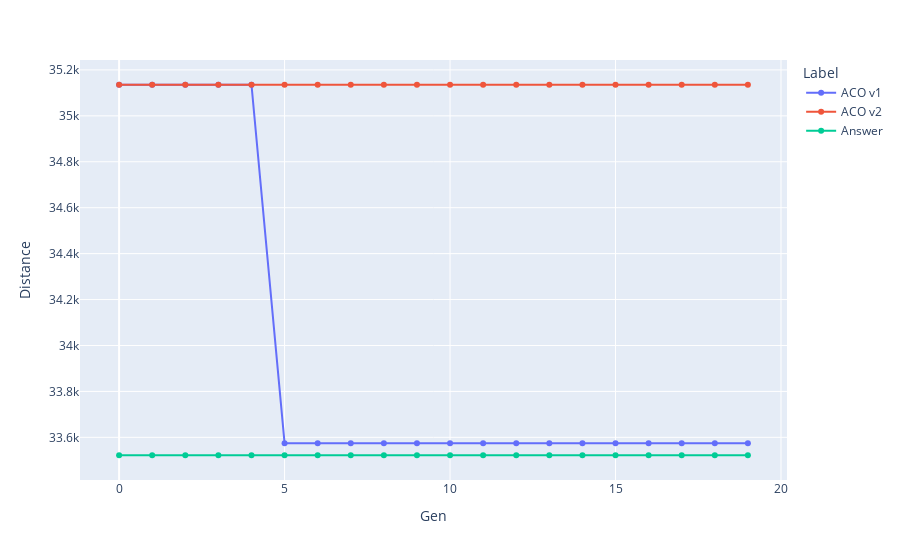

The cell this chart's notebook holds for it:
### Markdown cell above
# att48

### Code cell
to_frame_df_att48_v1 = df_att48_v1.groupby('Gen').Distance.min().to_frame()
to_frame_df_att48_v1['Label'] = 'ACO v1'
to_frame_df_att48_v2 = df_att48_v2.groupby('Gen').Distance.min().to_frame()
to_frame_df_att48_v2['Label'] = 'ACO v2'
answer_df_att48 = pd.DataFrame({'Gen': range(0, 20), 'Distance': 33522, 'Label': 'Answer'}).set_index('Gen')
concat_df_att48 = pd.concat([to_frame_df_att48_v1, to_frame_df_att48_v2, answer_df_att48])
fig = px.line(concat_df_att48, x=concat_df_att48.index, y='Distance', color='Label', markers=True)
fig.show()

### Figure 1 — Plotly figure (JSON) as saved in the notebook; plotly's stock layout.template omitted (floating-point values rounded to 4 significant figures)
{"data": [{"hovertemplate": "Label=ACO v1<br>Gen=%{x}<br>Distance=%{y}<extra></extra>", "legendgroup": "ACO v1", "line": {"color": "#636efa", "dash": "solid"}, "marker": {"symbol": "circle"}, "mode": "lines+markers", "name": "ACO v1", "orientation": "v", "showlegend": true, "type": "scatter", "x": [0, 1, 2, 3, 4, 5, 6, 7, 8, 9, 10, 11, 12, 13, 14, 15, 16, 17, 18, 19], "xaxis": "x", "y": [35140.0, 35140.0, 35140.0, 35140.0, 35140.0, 33570.0, 33570.0, 33570.0, 33570.0, 33570.0, 33570.0, 33570.0, 33570.0, 33570.0, 33570.0, 33570.0, 33570.0, 33570.0, 33570.0, 33570.0], "yaxis": "y"}, {"hovertemplate": "Label=ACO v2<br>Gen=%{x}<br>Distance=%{y}<extra></extra>", "legendgroup": "ACO v2", "line": {"color": "#EF553B", "dash": "solid"}, "marker": {"symbol": "circle"}, "mode": "lines+markers", "name": "ACO v2", "orientation": "v", "showlegend": true, "type": "scatter", "x": [0, 1, 2, 3, 4, 5, 6, 7, 8, 9, 10, 11, 12, 13, 14, 15, 16, 17, 18, 19], "xaxis": "x", "y": [35140.0, 35140.0, 35140.0, 35140.0, 35140.0, 35140.0, 35140.0, 35140.0, 35140.0, 35140.0, 35140.0, 35140.0, 35140.0, 35140.0, 35140.0, 35140.0, 35140.0, 35140.0, 35140.0, 35140.0], "yaxis": "y"}, {"hovertemplate": "Label=Answer<br>Gen=%{x}<br>Distance=%{y}<extra></extra>", "legendgroup": "Answer", "line": {"color": "#00cc96", "dash": "solid"}, "marker": {"symbol": "circle"}, "mode": "lines+markers", "name": "Answer", "orientation": "v", "showlegend": true, "type": "scatter", "x": [0, 1, 2, 3, 4, 5, 6, 7, 8, 9, 10, 11, 12, 13, 14, 15, 16, 17, 18, 19], "xaxis": "x", "y": [33522, 33522, 33522, 33522, 33522, 33522, 33522, 33522, 33522, 33522, 33522, 33522, 33522, 33522, 33522, 33522, 33522, 33522, 33522, 33522], "yaxis": "y"}], "layout": {"legend": {"title": {"text": "Label"}, "tracegroupgap": 0}, "margin": {"t": 60}, "xaxis": {"anchor": "y", "domain": [0, 1], "title": {"text": "Gen"}}, "yaxis": {"anchor": "x", "domain": [0, 1], "title": {"text": "Distance"}}}}
